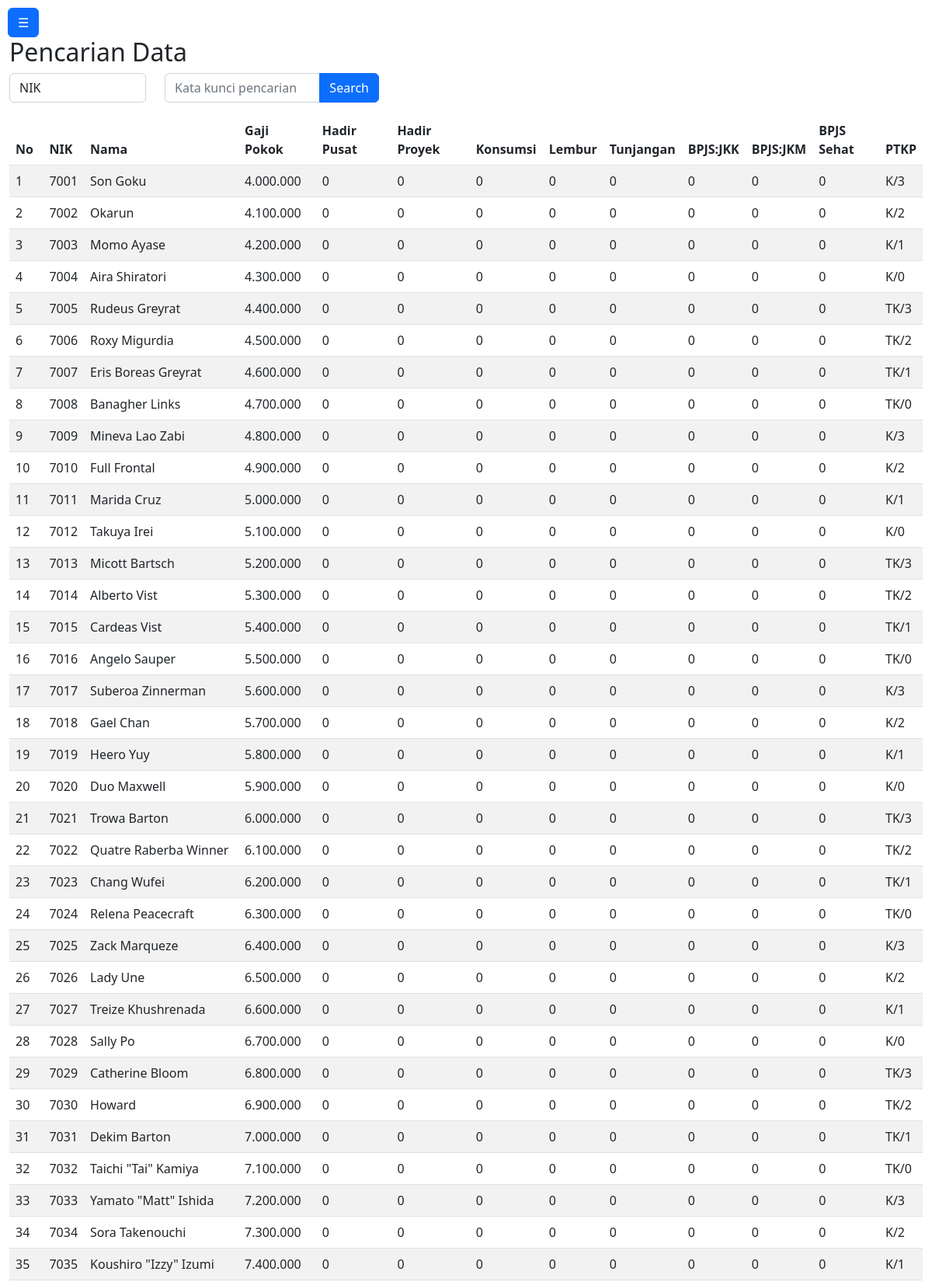
The app's page /pph3/searchx.php (upper part) with its own data.
### tables this page shows
CREATE TABLE `upah` (
  `id` int UNSIGNED NOT NULL,
  `nik` varchar(10) NOT NULL,
  `name` varchar(100) NOT NULL,
  `gaji` int UNSIGNED NOT NULL DEFAULT '0',
  `hadir_pusat` int UNSIGNED NOT NULL DEFAULT '0',
  `hadir_proyek` int UNSIGNED NOT NULL DEFAULT '0',
  `konsumsi` int UNSIGNED NOT NULL DEFAULT '0',
  `lembur` int UNSIGNED NOT NULL DEFAULT '0',
  `tunjang_lain` int UNSIGNED NOT NULL DEFAULT '0',
  `jkk` int UNSIGNED NOT NULL DEFAULT '0',
  `jkm` int UNSIGNED NOT NULL DEFAULT '0',
  `sehat` int UNSIGNED NOT NULL DEFAULT '0',
  `ptkp` varchar(5) NOT NULL DEFAULT '-'
);

### pph3/searchx.php (the view, shortened to what this page needs)
<?php
$db = new Database();
$conn = $db->getConnection();
$searchTerm = $_GET['q'] ?? '';
$searchField = $_GET['field'] ?? 'name';
$stmt = $conn->prepare("SELECT * FROM upah WHERE $searchField LIKE :searchTerm");
$stmt->execute(['searchTerm' => "%$searchTerm%"]);
$results = $stmt->fetchAll(PDO::FETCH_ASSOC);
$no = 1;
?>
<!DOCTYPE html>
<html lang="id">
<head>
    <link href="https://cdn.jsdelivr.net/npm/bootstrap@5.2.3/dist/css/bootstrap.min.css" rel="stylesheet">
    <link href="assets/css/styles.css" rel="stylesheet">
</head>
<body>
<?php include 'sidebar.php'; ?>
<div class="container-fluid">
    <div class="row">
        <div class="container mt-5">
            <div class="row mb-3">
                <div class="col">
                    <h2>Pencarian Data</h2>
                </div>
                <form method="GET" action="search.php">
                    <div class="row">
                        <div class="col-md-2">
                            <select name="field" class="form-control">
                                <option value="nik">NIK</option>
                            </select>
                        </div>
                        <div class="col-md-3">
                        <div class="input-group">
                            <input type="text" name="q" class="form-control" placeholder="Kata kunci pencarian">
                            <button type="submit" class="btn btn-primary">Search</button>
                        </div>
                    </div>
            </div>
            </form>
        </div>
        <table class="table mt-3 table-striped table-hover">
            <thead>
            <tr>
                <th>No</th>
                <th>NIK</th>
                <th>Nama</th>
                <th>Gaji Pokok</th>
                <th>Hadir Pusat</th>
                <th>Hadir Proyek</th>
                <th>Konsumsi</th>
                <th>Lembur</th>
                <th>Tunjangan</th>
                <th>BPJS:JKK</th>
                <th>BPJS:JKM</th>
                <th>BPJS Sehat</th>
                <th>PTKP</th>
            </tr>
            </thead>
            <tbody>
            <?php foreach ($results as $result): ?>
                <tr>
                    <td><?= $no++ ?></td>
                    <td><?= htmlspecialchars($result['nik']) ?></td>
                    <td><?= htmlspecialchars($result['name']) ?></td>
                    <td><?= number_format($result['gaji'], 0, ',', '.') ?></td>
                    <td><?= number_format($result['hadir_pusat'], 0, ',', '.') ?></td>
                    <td><?= number_format($result['hadir_proyek'], 0, ',', '.') ?></td>
                    <td><?= number_format($result['konsumsi'], 0, ',', '.') ?></td>
                    <td><?= number_format($result['lembur'], 0, ',', '.') ?></td>
                    <td><?= number_format($result['tunjang_lain'], 0, ',', '.') ?></td>
                    <td><?= number_format($result['jkk'], 0, ',', '.') ?></td>
                    <td><?= number_format($result['jkm'], 0, ',', '.') ?></td>
                    <td><?= number_format($result['sehat'], 0, ',', '.') ?></td>
                    <td><?= htmlspecialchars($result['ptkp']) ?></td>
                </tr>
            <?php endforeach; ?>
            </tbody>
        </table>
    </div>
</div>
</div>
</body>
</html>

### pph3/assets/css/styles.css (style rules this page uses)
input[type="text"] { width: 300px; }

### records on screen
upah: nik "7001", name "Son Goku", gaji "4.000.000", hadir_pusat "0", hadir_proyek "0", konsumsi "0", lembur "0", tunjang_lain "0", jkk "0", jkm "0", sehat "0", ptkp "K/3"
upah: nik "7002", name "Okarun", gaji "4.100.000", hadir_pusat "0", hadir_proyek "0", konsumsi "0", lembur "0", tunjang_lain "0", jkk "0", jkm "0", sehat "0", ptkp "K/2"
upah: nik "7003", name "Momo Ayase", gaji "4.200.000", hadir_pusat "0", hadir_proyek "0", konsumsi "0", lembur "0", tunjang_lain "0", jkk "0", jkm "0", sehat "0", ptkp "K/1"
upah: nik "7004", name "Aira Shiratori", gaji "4.300.000", hadir_pusat "0", hadir_proyek "0", konsumsi "0", lembur "0", tunjang_lain "0", jkk "0", jkm "0", sehat "0", ptkp "K/0"
upah: nik "7005", name "Rudeus Greyrat", gaji "4.400.000", hadir_pusat "0", hadir_proyek "0", konsumsi "0", lembur "0", tunjang_lain "0", jkk "0", jkm "0", sehat "0", ptkp "TK/3"
upah: nik "7006", name "Roxy Migurdia", gaji "4.500.000", hadir_pusat "0", hadir_proyek "0", konsumsi "0", lembur "0", tunjang_lain "0", jkk "0", jkm "0", sehat "0", ptkp "TK/2"
upah: nik "7007", name "Eris Boreas Greyrat", gaji "4.600.000", hadir_pusat "0", hadir_proyek "0", konsumsi "0", lembur "0", tunjang_lain "0", jkk "0", jkm "0", sehat "0", ptkp "TK/1"
upah: nik "7008", name "Banagher Links", gaji "4.700.000", hadir_pusat "0", hadir_proyek "0", konsumsi "0", lembur "0", tunjang_lain "0", jkk "0", jkm "0", sehat "0", ptkp "TK/0"
upah: nik "7009", name "Mineva Lao Zabi", gaji "4.800.000", hadir_pusat "0", hadir_proyek "0", konsumsi "0", lembur "0", tunjang_lain "0", jkk "0", jkm "0", sehat "0", ptkp "K/3"
upah: nik "7010", name "Full Frontal", gaji "4.900.000", hadir_pusat "0", hadir_proyek "0", konsumsi "0", lembur "0", tunjang_lain "0", jkk "0", jkm "0", sehat "0", ptkp "K/2"
upah: nik "7011", name "Marida Cruz", gaji "5.000.000", hadir_pusat "0", hadir_proyek "0", konsumsi "0", lembur "0", tunjang_lain "0", jkk "0", jkm "0", sehat "0", ptkp "K/1"
upah: nik "7012", name "Takuya Irei", gaji "5.100.000", hadir_pusat "0", hadir_proyek "0", konsumsi "0", lembur "0", tunjang_lain "0", jkk "0", jkm "0", sehat "0", ptkp "K/0"
upah: nik "7013", name "Micott Bartsch", gaji "5.200.000", hadir_pusat "0", hadir_proyek "0", konsumsi "0", lembur "0", tunjang_lain "0", jkk "0", jkm "0", sehat "0", ptkp "TK/3"
upah: nik "7014", name "Alberto Vist", gaji "5.300.000", hadir_pusat "0", hadir_proyek "0", konsumsi "0", lembur "0", tunjang_lain "0", jkk "0", jkm "0", sehat "0", ptkp "TK/2"
upah: nik "7015", name "Cardeas Vist", gaji "5.400.000", hadir_pusat "0", hadir_proyek "0", konsumsi "0", lembur "0", tunjang_lain "0", jkk "0", jkm "0", sehat "0", ptkp "TK/1"
upah: nik "7016", name "Angelo Sauper", gaji "5.500.000", hadir_pusat "0", hadir_proyek "0", konsumsi "0", lembur "0", tunjang_lain "0", jkk "0", jkm "0", sehat "0", ptkp "TK/0"
upah: nik "7017", name "Suberoa Zinnerman", gaji "5.600.000", hadir_pusat "0", hadir_proyek "0", konsumsi "0", lembur "0", tunjang_lain "0", jkk "0", jkm "0", sehat "0", ptkp "K/3"
upah: nik "7018", name "Gael Chan", gaji "5.700.000", hadir_pusat "0", hadir_proyek "0", konsumsi "0", lembur "0", tunjang_lain "0", jkk "0", jkm "0", sehat "0", ptkp "K/2"
upah: nik "7019", name "Heero Yuy", gaji "5.800.000", hadir_pusat "0", hadir_proyek "0", konsumsi "0", lembur "0", tunjang_lain "0", jkk "0", jkm "0", sehat "0", ptkp "K/1"
upah: nik "7020", name "Duo Maxwell", gaji "5.900.000", hadir_pusat "0", hadir_proyek "0", konsumsi "0", lembur "0", tunjang_lain "0", jkk "0", jkm "0", sehat "0", ptkp "K/0"
upah: nik "7021", name "Trowa Barton", gaji "6.000.000", hadir_pusat "0", hadir_proyek "0", konsumsi "0", lembur "0", tunjang_lain "0", jkk "0", jkm "0", sehat "0", ptkp "TK/3"
upah: nik "7022", name "Quatre Raberba Winner", gaji "6.100.000", hadir_pusat "0", hadir_proyek "0", konsumsi "0", lembur "0", tunjang_lain "0", jkk "0", jkm "0", sehat "0", ptkp "TK/2"
upah: nik "7023", name "Chang Wufei", gaji "6.200.000", hadir_pusat "0", hadir_proyek "0", konsumsi "0", lembur "0", tunjang_lain "0", jkk "0", jkm "0", sehat "0", ptkp "TK/1"
upah: nik "7024", name "Relena Peacecraft", gaji "6.300.000", hadir_pusat "0", hadir_proyek "0", konsumsi "0", lembur "0", tunjang_lain "0", jkk "0", jkm "0", sehat "0", ptkp "TK/0"
upah: nik "7025", name "Zack Marqueze", gaji "6.400.000", hadir_pusat "0", hadir_proyek "0", konsumsi "0", lembur "0", tunjang_lain "0", jkk "0", jkm "0", sehat "0", ptkp "K/3"
upah: nik "7026", name "Lady Une", gaji "6.500.000", hadir_pusat "0", hadir_proyek "0", konsumsi "0", lembur "0", tunjang_lain "0", jkk "0", jkm "0", sehat "0", ptkp "K/2"
upah: nik "7027", name "Treize Khushrenada", gaji "6.600.000", hadir_pusat "0", hadir_proyek "0", konsumsi "0", lembur "0", tunjang_lain "0", jkk "0", jkm "0", sehat "0", ptkp "K/1"
upah: nik "7028", name "Sally Po", gaji "6.700.000", hadir_pusat "0", hadir_proyek "0", konsumsi "0", lembur "0", tunjang_lain "0", jkk "0", jkm "0", sehat "0", ptkp "K/0"
upah: nik "7029", name "Catherine Bloom", gaji "6.800.000", hadir_pusat "0", hadir_proyek "0", konsumsi "0", lembur "0", tunjang_lain "0", jkk "0", jkm "0", sehat "0", ptkp "TK/3"
upah: nik "7030", name "Howard", gaji "6.900.000", hadir_pusat "0", hadir_proyek "0", konsumsi "0", lembur "0", tunjang_lain "0", jkk "0", jkm "0", sehat "0", ptkp "TK/2"
upah: nik "7031", name "Dekim Barton", gaji "7.000.000", hadir_pusat "0", hadir_proyek "0", konsumsi "0", lembur "0", tunjang_lain "0", jkk "0", jkm "0", sehat "0", ptkp "TK/1"
upah: nik "7032", name "Taichi \"Tai\" Kamiya", gaji "7.100.000", hadir_pusat "0", hadir_proyek "0", konsumsi "0", lembur "0", tunjang_lain "0", jkk "0", jkm "0", sehat "0", ptkp "TK/0"
upah: nik "7033", name "Yamato \"Matt\" Ishida", gaji "7.200.000", hadir_pusat "0", hadir_proyek "0", konsumsi "0", lembur "0", tunjang_lain "0", jkk "0", jkm "0", sehat "0", ptkp "K/3"
upah: nik "7034", name "Sora Takenouchi", gaji "7.300.000", hadir_pusat "0", hadir_proyek "0", konsumsi "0", lembur "0", tunjang_lain "0", jkk "0", jkm "0", sehat "0", ptkp "K/2"
upah: nik "7035", name "Koushiro \"Izzy\" Izumi", gaji "7.400.000", hadir_pusat "0", hadir_proyek "0", konsumsi "0", lembur "0", tunjang_lain "0", jkk "0", jkm "0", sehat "0", ptkp "K/1"
